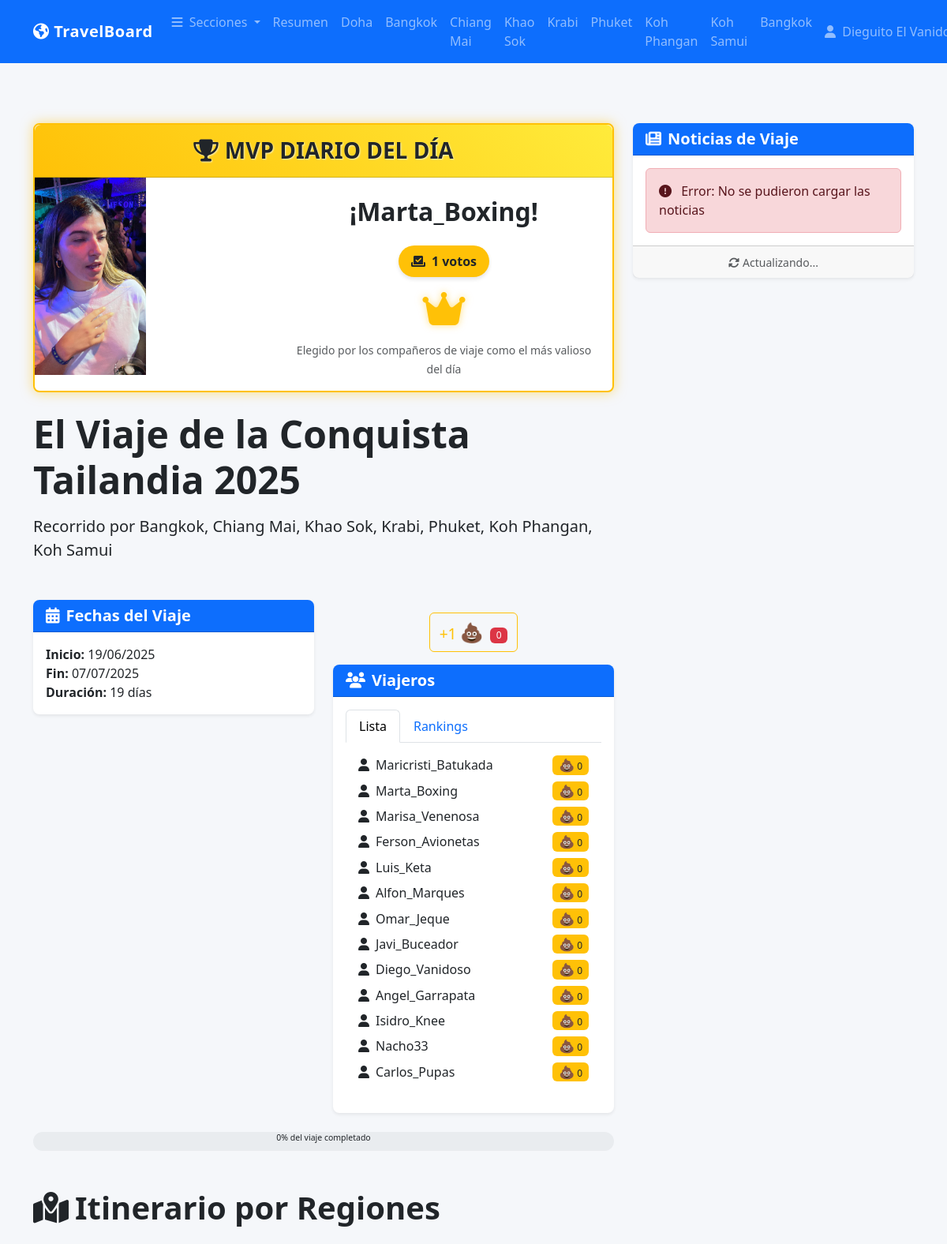
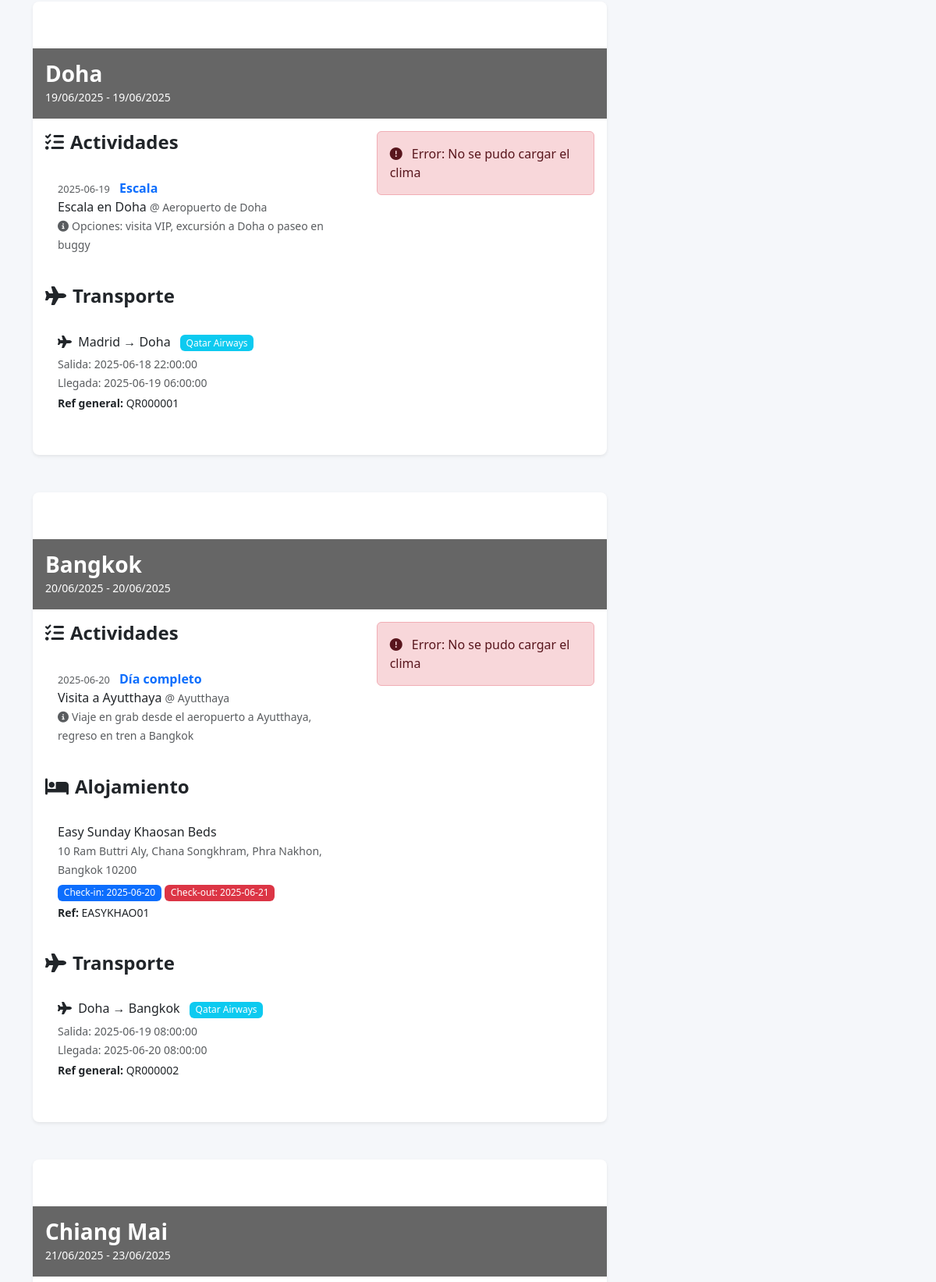
The app's page / (signed in, upper part) with its own data (2 pictures, top to bottom).
### models.py (models this page shows, shortened)
class User(UserMixin, db.Model):
    id = db.Column(db.Integer, primary_key=True)
    username = db.Column(db.String(80), unique=True, nullable=False)
    password_hash = db.Column(db.String(200), nullable=False)
    name = db.Column(db.String(100), nullable=False)
    phone = db.Column(db.String(20), nullable=True)
    is_admin = db.Column(db.Boolean, default=False)
    is_active_member = db.Column(db.Boolean, default=True)  # Campo para activación

class Vote(db.Model):
    id = db.Column(db.Integer, primary_key=True)
    category_id = db.Column(db.Integer, db.ForeignKey('vote_category.id'), nullable=False)
    voter_id = db.Column(db.Integer, db.ForeignKey('user.id'), nullable=False)
    traveler_name = db.Column(db.String(100), nullable=False)
    position = db.Column(db.Integer, nullable=False)  # 1-5 para la posición
    date = db.Column(db.Date, default=datetime.now().date)
    category = db.relationship('VoteCategory', backref=db.backref('votes', lazy=True))
    voter = db.relationship('User', backref=db.backref('votes_cast', lazy=True))

### app.py (the view)
@app.route('/')
def index():
    itinerary = load_itinerary('thailand_2025.yaml')
    if 'regions' not in itinerary or itinerary['regions'] is None:
        itinerary['regions'] = []
    current_date = datetime.now(pytz.UTC)
    current_region = get_current_region(itinerary, current_date)
    active_travelers = []
    if 'travelers' in itinerary and itinerary['travelers']:
        active_travelers = get_active_travelers(itinerary['travelers'])
    original_travelers = itinerary.get('travelers', [])
    itinerary['travelers'] = active_travelers
    daily_mvp = get_daily_mvp()
    return render_template('index.html',
                          itinerary=itinerary,
                          current_date=current_date,
                          current_region=current_region,
                          original_travelers=original_travelers,
                          daily_mvp=daily_mvp)  # Pasar el ganador a la plantilla

### app.py (called while the page is built)
@login_manager.user_loader
def load_user(user_id):
    return User.query.get(int(user_id))

@app.before_request
def check_initial_setup():
    public_endpoints = ['static', 'setup', 'auth.login', 'auth.logout']
    if request.endpoint in public_endpoints:
        return None
    user_count = User.query.count()
    if user_count == 0 and request.endpoint != 'setup':
        return redirect(url_for('setup'))
    if not current_user.is_authenticated and request.endpoint not in public_endpoints:
        return redirect(url_for('auth.login'))

def get_active_travelers(itinerary_travelers):
    from models import User
    active_users = User.query.filter_by(is_active_member=True).all()
    active_users_map = {}
    for user in active_users:
        active_users_map[user.username] = user
        active_users_map[user.name] = user
    active_travelers = []
    for traveler in itinerary_travelers:
        traveler_name = traveler['name']
        if traveler_name in active_users_map:
            active_travelers.append({
                'name': traveler_name,
                'phone': traveler.get('phone', ''),
                'user': active_users_map[traveler_name]
            })
    return active_travelers

### services/itinerary.py (called while the page is built)
def get_current_region(itinerary, current_date):
    for region in itinerary.get('regions', []):
        if (region.get('start_date') <= current_date <= region.get('end_date')):
            return region
    return None

### templates/index.html (shortened to what this page needs)
{% extends "base.html" %}
{% block content %}
{% if daily_mvp %}
<div class="card mvp-card mb-4 bounce-in">
    <div class="card-header mvp-header">
        <h3 class="mb-0 text-center">
            <i class="fas fa-trophy me-2"></i>MVP DIARIO DEL DÍA
        </h3>
    </div>
    <div class="card-body p-0">
        <div class="row g-0">
            <div class="col-md-5">
                <img src="{{ url_for('static', filename='img/imagenes_graciosas_usuarios/' + daily_mvp.name + '.jpg') }}"
                     class="img-fluid mvp-image" alt="{{ daily_mvp.name }}"
                     onerror="this.src='{{ url_for('static', filename='img/placeholder-user.jpg') }}'">
            </div>
            <div class="col-md-7">
                <div class="card-body text-center">
                    <h2 class="mvp-name">¡{{ daily_mvp.name }}!</h2>
                    <div class="mvp-votes">
                        <i class="fas fa-vote-yea me-2"></i>{{ daily_mvp.votes }} votos
                    </div>
                    <div>
                        <i class="fas fa-crown mvp-crown"></i>
                    </div>
                    <p class="card-text mt-2">
                        <small class="text-muted">Elegido por los compañeros de viaje como el más valioso del día</small>
                    </p>
                </div>
            </div>
        </div>
    </div>
</div>
{% endif %}
<div id="overview" class="mb-5">
    <h1 class="display-5">{{ itinerary.title }}</h1>
    <p class="lead">{{ itinerary.description }}</p>
    <div class="row mb-4 mt-5">
        <div class="col-md-6">
            <div class="card">
                <div class="card-header bg-primary text-white">
                    <h5 class="mb-0"><i class="fas fa-calendar-alt me-2"></i>Fechas del Viaje</h5>
                </div>
                <div class="card-body">
                    <p class="mb-0">
                        <strong>Inicio:</strong> {{ itinerary.start_date.strftime('%d/%m/%Y') }}<br>
                        <strong>Fin:</strong> {{ itinerary.end_date.strftime('%d/%m/%Y') }}<br>
                        <strong>Duración:</strong> {{ (itinerary.end_date - itinerary.start_date).days + 1 }} días
                    </p>
                </div>
            </div>
        </div>
        <div class="col-md-6">
            <div class="poop-counter-button text-center">
                <button class="btn btn-outline-warning" id="incrementPoopButton" title="¡He hecho caca!">
                    <span style="font-size: 1.2rem;">+1</span>
                    <span style="font-size: 1.5rem;">💩</span>
                    <span class="badge bg-danger ms-1" id="myPoopCount">0</span>
                </button>
            </div>
            <div class="card">
                <div class="card-header bg-primary text-white">
                    <h5 class="mb-0"><i class="fas fa-users me-2"></i>Viajeros</h5>
                </div>
                <div class="card-body">
                    {% if itinerary.travelers %}
                        <ul class="nav nav-tabs" id="travelersTabs" role="tablist">
                            <li class="nav-item" role="presentation">
                                <button class="nav-link active" id="travelers-tab" data-bs-toggle="tab"
                                        data-bs-target="#travelers-content" type="button" role="tab"
                                        aria-controls="travelers-content" aria-selected="true">
                                    Lista
                                </button>
                            </li>
                            <li class="nav-item" role="presentation">
                                <button class="nav-link" id="rankings-tab" data-bs-toggle="tab"
                                        data-bs-target="#rankings-content" type="button" role="tab"
                                        aria-controls="rankings-content" aria-selected="false">
                                    Rankings
                                </button>
                            </li>
                        </ul>
                        <div class="tab-content" id="travelersTabsContent">
                            <div class="tab-pane fade show active p-3" id="travelers-content" role="tabpanel" aria-labelledby="travelers-tab">
                                <ul class="list-unstyled mb-0">
                                    {% for traveler in itinerary.travelers %}
                                        <li class="d-flex justify-content-between align-items-center mb-2" data-traveler-name="{{ traveler.name }}">
                                            <div>
                                                <i class="fas fa-user me-2"></i>{{ traveler.name }}
                                            </div>
                                            <span class="badge bg-warning text-dark">
                                                <span style="font-size: 1rem;">💩</span>
                                                <span class="poop-count">0</span>
                                            </span>
                                        </li>
                                    {% endfor %}
                                </ul>
                            </div>
                        </div>
                    {% else %}
                        <p class="mb-0">No hay viajeros activos registrados.</p>
                    {% endif %}
                </div>
            </div>
        </div>
    </div>
    <div class="progress position-relative mb-5">
        {% set total_days = (itinerary.end_date - itinerary.start_date).days + 1 %}
        {% set days_passed = (current_date - itinerary.start_date).days %}
        {% set progress = (days_passed / total_days * 100)|int if days_passed > 0 else 0 %}
        {% set progress = 100 if progress > 100 else progress %}
        <small class="justify-content-center d-flex position-absolute w-100">
            {{ progress }}% del viaje completado
        </small>
    </div>
</div>
<h2 class="display-6 mb-4"><i class="fas fa-map-marked-alt me-2"></i>Itinerario por Regiones</h2>
<div class="tab-content">
    <div class="tab-pane fade show active" id="regions-content" role="tabpanel">
        {% from "components/region_card.html" import region_card %}
        {% if itinerary and itinerary.regions %}
            {% for region in itinerary.regions %}
                {{ region_card(region, current_region and current_region.id == region.id, current_user) }}
            {% endfor %}
        {% else %}
            <div class="alert alert-info">
                <i class="fas fa-info-circle me-2"></i>
                No hay regiones definidas en este itinerario o los datos no están disponibles.
            </div>
        {% endif %}
    </div>
</div>
{% endblock %}
{% block sidebar %}
    {% from "components/news_sidebar.html" import news_sidebar %}
    {{ news_sidebar() }}
{% endblock %}

### templates/base.html (shortened to what this page needs)
<!DOCTYPE html>
<html lang="es">
<head>
    <link href="https://cdn.jsdelivr.net/npm/bootstrap@5.3.0/dist/css/bootstrap.min.css" rel="stylesheet">
    <link rel="stylesheet" href="https://cdnjs.cloudflare.com/ajax/libs/font-awesome/6.4.0/css/all.min.css">
    <link rel="stylesheet" href="{{ url_for('static', filename='css/main.css') }}">
    <link rel="stylesheet" href="{{ url_for('static', filename='css/responsive.css') }}">
    <link rel="stylesheet" href="{{ url_for('static', filename='css/mvp_daily.css') }}">
</head>
<body>
    <header class="fixed-top">
        <nav class="navbar navbar-expand-lg navbar-dark bg-primary">
            <div class="container">
                <a class="navbar-brand" href="/">
                    <i class="fas fa-globe-americas"></i> TravelBoard
                </a>
                <div class="collapse navbar-collapse" id="mainNav">
                    <ul class="navbar-nav me-auto">
                        <li class="nav-item dropdown">
                            <a class="nav-link dropdown-toggle" href="#" id="sectionDropdown" role="button" data-bs-toggle="dropdown" aria-expanded="false">
                                <i class="fas fa-bars me-1"></i> Secciones
                            </a>
                        </li>
                        <li class="nav-item">
                            <a class="nav-link" href="/#overview">Resumen</a>
                        </li>
                        {% if itinerary and itinerary.regions %}
                            {% for region in itinerary.regions %}
                                <li class="nav-item">
                                    <a class="nav-link" href="#region-{{ region.id }}">{{ region.name }}</a>
                                </li>
                            {% endfor %}
                        {% endif %}
                    </ul>
                    <ul class="navbar-nav">
                        {% if current_user.is_authenticated %}
                            <li class="nav-item dropdown">
                                <a class="nav-link dropdown-toggle" href="#" id="userDropdown" role="button" data-bs-toggle="dropdown" aria-expanded="false">
                                    <i class="fas fa-user me-1"></i> {{ current_user.name }}
                                </a>
                            </li>
                        {% else %}
                            <li class="nav-item">
                                <a class="nav-link" href="{{ url_for('auth.login') }}">
                                    <i class="fas fa-sign-in-alt me-1"></i> Iniciar sesión
                                </a>
                            </li>
                        {% endif %}
                    </ul>
                </div>
            </div>
        </nav>
    </header>
    <main class="container mt-5 pt-5">
        <div class="row">
            <div class="col-lg-8 mb-4">
                {% block content %}{% endblock %}
            </div>
            <div class="col-lg-4">
                {% block sidebar %}{% endblock %}
            </div>
        </div>
    </main>
</body>
</html>

### static/css/main.css (style rules this page uses)
:root { --primary-color: #0d6efd; --secondary-color: #6c757d; --accent-color: #fd7e14; --success-color: #198754; --info-color: #0dcaf0; --warning-color: #ffc107; --danger-color: #dc3545; --light-color: #f8f9fa; --dark-color: #212529; }
body { font-family: 'Segoe UI', Tahoma, Geneva, Verdana, sans-serif; background-color: #f5f7fa; color: var(--dark-color); padding-top: 60px; }
a { color: var(--primary-color); text-decoration: none; transition: color 0.2s ease-in-out; }
.navbar-brand { font-weight: 700; letter-spacing: 0.5px; }
.card { border: none; border-radius: 0.5rem; box-shadow: 0 0.125rem 0.25rem rgba(0, 0, 0, 0.075); transition: transform 0.2s ease-in-out, box-shadow 0.2s ease-in-out; }
.card-header { border-radius: 0.5rem 0.5rem 0 0 !important; font-weight: 600; }
h1, h2, h3, h4, h5, h6 { font-weight: 600; margin-bottom: 1rem; }
.display-5, .display-6 { font-weight: 600; }
.progress { height: 1.5rem; border-radius: 1rem; background-color: #e9ecef; }
.badge { font-weight: 500; padding: 0.35em 0.65em; border-radius: 0.375rem; }
html { scroll-behavior: smooth; scroll-padding-top: 70px; }

### static/css/responsive.css (style rules this page uses)
@media (prefers-reduced-motion: no-preference) { .nav-item { transition: all 0.2s ease; } }

### static/css/mvp_daily.css (style rules this page uses)
.mvp-card { transition: all 0.3s ease; box-shadow: 0 0 15px rgba(255, 193, 7, 0.5); overflow: hidden; border: 2px solid #ffc107; margin-bottom: 2rem; }
.mvp-header { background: linear-gradient(45deg, #ffc107, #ffeb3b); color: #212529; text-shadow: 1px 1px 2px rgba(255,255,255,0.7); padding: 1rem; font-weight: bold; }
.mvp-image { height: 250px; object-fit: cover; transition: transform 0.5s ease; }
.mvp-name { font-size: 2rem; font-weight: bold; margin-top: 0.5rem; color: #212529; }
.mvp-votes { display: inline-block; padding: 0.5rem 1rem; border-radius: 2rem; background-color: #ffc107; color: #212529; font-weight: bold; margin: 0.5rem 0; box-shadow: 0 3px 5px rgba(0,0,0,0.1); }
.mvp-crown { font-size: 3rem; color: #ffc107; margin: 0.5rem 0; filter: drop-shadow(0 0 5px rgba(255, 193, 7, 0.5)); animation: shine 2s infinite; }
.bounce-in { animation: bounceIn 1s ease; }

### templates/index.html (style rules this page uses)
.poop-counter-button { margin: 1rem 0; }

### records on screen
User: name "Dieguito El…", name "Diego_Vanidoso"
Vote: traveler_name (picture), name "Marta_Boxing"
User: name "Maricristi_Batukada"
User: name "Marisa_Venenosa"
User: name "Ferson_Avionetas"
User: name "Luis_Keta"
User: name "Alfon_Marques"
User: name "Omar_Jeque"
User: name "Javi_Buceador"
User: name "Angel_Garrapata"
User: name "Isidro_Knee"
User: name "Nacho33"
User: name "Carlos_Pupas"

### other values on screen
{{ region.name }} "Doha" "Bangkok" "Chiang Mai" "Khao Sok" "Krabi" "Phuket" "Koh Phangan" "Koh Samui" "Bangkok"
{{ daily_mvp.votes }} "1"
{{ itinerary.title }} "El Viaje de la Conquista Tailandia 2025"
{{ itinerary.description }} "Recorrido por Bangkok, Chiang Mai, Khao Sok, Krabi, Phuket, Koh Phangan, Koh Samui"
{{ itinerary.start_date.strftime('%d/%m/%Y') }} "19/06/2025"
{{ itinerary.end_date.strftime('%d/%m/%Y') }} "07/07/2025"
{{ (itinerary.end_date - itinerary.start_date).days + 1 }} "19"
{{ traveler.name }} "Marta_Boxing"
{{ progress }} "0"
{{ region.name }} "Doha" "Bangkok" "Chiang Mai"
{{ region.start_date.strftime('%d/%m/%Y') }} "19/06/2025" "20/06/2025" "21/06/2025"
{{ region.end_date.strftime('%d/%m/%Y') }} "19/06/2025" "20/06/2025" "23/06/2025"
{{ activity.date }} "2025-06-19" "2025-06-20"
{{ activity.time }} "Escala" "Día completo"
{{ activity.name }} "Escala en Doha" "Visita a Ayutthaya"
